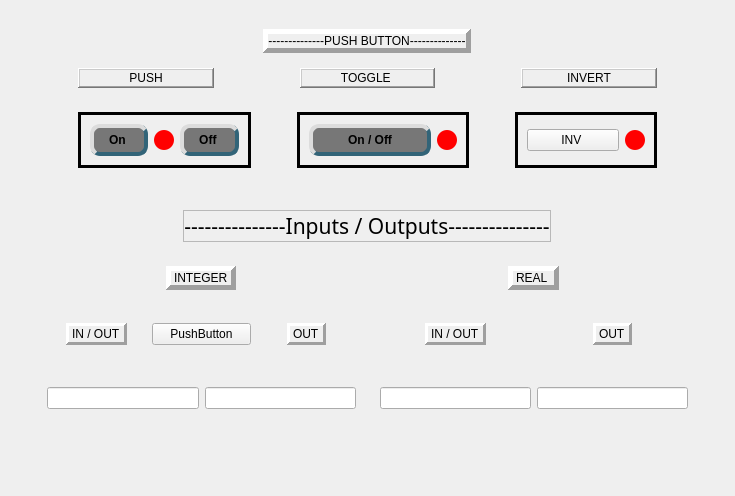
     <widget class="QWidget" name="page6">
      <property name="styleSheet">
       <string notr="true" />
      </property>
      <layout class="QVBoxLayout" name="verticalLayout_20">
       <item>
        <widget class="QWidget" name="widget_26" native="true">
         <layout class="QVBoxLayout" name="verticalLayout_24">
          <item>
           <widget class="QWidget" name="widget_24" native="true">
            <layout class="QVBoxLayout" name="verticalLayout_21">
             <item alignment="Qt::AlignmentFlag::AlignHCenter">
              <widget class="QLabel" name="label_22">
               <property name="autoFillBackground">
                <bool>false</bool>
               </property>
               <property name="frameShape">
                <enum>QFrame::Shape::Panel</enum>
               </property>
               <property name="frameShadow">
                <enum>QFrame::Shadow::Raised</enum>
               </property>
               <property name="lineWidth">
                <number>5</number>
               </property>
               <property name="midLineWidth">
                <number>5</number>
               </property>
               <property name="text">
                <string>--------------PUSH BUTTON--------------</string>
               </property>
               <property name="alignment">
                <set>Qt::AlignmentFlag::AlignCenter</set>
               </property>
              </widget>
             </item>
             <item>
              <widget class="QWidget" name="widget_34" native="true">
               <layout class="QHBoxLayout" name="horizontalLayout_24">
                <item>
                 <spacer name="horizontalSpacer_11">
                  <property name="orientation">
                   <enum>Qt::Orientation::Horizontal</enum>
                  </property>
                  <property name="sizeType">
                   <enum>QSizePolicy::Policy::Preferred</enum>
                  </property>
                  <property name="sizeHint" stdset="0">
                   <size>
                    <width>40</width>
                    <height>20</height>
                   </size>
                  </property>
                 </spacer>
                </item>
                <item>
                 <widget class="QLabel" name="label_23">
                  <property name="frameShape">
                   <enum>QFrame::Shape::WinPanel</enum>
                  </property>
                  <property name="frameShadow">
                   <enum>QFrame::Shadow::Raised</enum>
                  </property>
                  <property name="lineWidth">
                   <number>5</number>
                  </property>
                  <property name="midLineWidth">
                   <number>5</number>
                  </property>
                  <property name="text">
                   <string>PUSH</string>
                  </property>
                  <property name="alignment">
                   <set>Qt::AlignmentFlag::AlignCenter</set>
                  </property>
                 </widget>
                </item>
                <item>
                 <spacer name="horizontalSpacer_15">
                  <property name="orientation">
                   <enum>Qt::Orientation::Horizontal</enum>
                  </property>
                  <property name="sizeType">
                   <enum>QSizePolicy::Policy::Preferred</enum>
                  </property>
                  <property name="sizeHint" stdset="0">
                   <size>
                    <width>40</width>
                    <height>20</height>
                   </size>
                  </property>
                 </spacer>
                </item>
                <item>
                 <spacer name="horizontalSpacer_7">
                  <property name="orientation">
                   <enum>Qt::Orientation::Horizontal</enum>
                  </property>
                  <property name="sizeType">
                   <enum>QSizePolicy::Policy::Fixed</enum>
                  </property>
                  <property name="sizeHint" stdset="0">
                   <size>
                    <width>40</width>
                    <height>20</height>
                   </size>
                  </property>
                 </spacer>
                </item>
                <item>
                 <widget class="QLabel" name="label_24">
                  <property name="frameShape">
                   <enum>QFrame::Shape::WinPanel</enum>
                  </property>
                  <property name="frameShadow">
                   <enum>QFrame::Shadow::Raised</enum>
                  </property>
                  <property name="lineWidth">
                   <number>5</number>
                  </property>
                  <property name="midLineWidth">
                   <number>5</number>
                  </property>
                  <property name="text">
                   <string>TOGGLE </string>
                  </property>
                  <property name="alignment">
                   <set>Qt::AlignmentFlag::AlignCenter</set>
                  </property>
                 </widget>
                </item>
                <item>
                 <spacer name="horizontalSpacer_8">
                  <property name="orientation">
                   <enum>Qt::Orientation::Horizontal</enum>
                  </property>
                  <property name="sizeType">
                   <enum>QSizePolicy::Policy::Fixed</enum>
                  </property>
                  <property name="sizeHint" stdset="0">
                   <size>
                    <width>40</width>
                    <height>20</height>
                   </size>
                  </property>
                 </spacer>
                </item>
                <item>
                 <spacer name="horizontalSpacer_16">
                  <property name="orientation">
                   <enum>Qt::Orientation::Horizontal</enum>
                  </property>
                  <property name="sizeType">
                   <enum>QSizePolicy::Policy::Preferred</enum>
                  </property>
                  <property name="sizeHint" stdset="0">
                   <size>
                    <width>40</width>
                    <height>20</height>
                   </size>
                  </property>
                 </spacer>
                </item>
                <item>
                 <widget class="QLabel" name="label_25">
                  <property name="frameShape">
                   <enum>QFrame::Shape::WinPanel</enum>
                  </property>
                  <property name="frameShadow">
                   <enum>QFrame::Shadow::Raised</enum>
                  </property>
                  <property name="lineWidth">
                   <number>5</number>
                  </property>
                  <property name="midLineWidth">
                   <number>5</number>
                  </property>
                  <property name="text">
                   <string>INVERT</string>
                  </property>
                  <property name="alignment">
                   <set>Qt::AlignmentFlag::AlignCenter</set>
                  </property>
                 </widget>
                </item>
                <item>
                 <spacer name="horizontalSpacer_13">
                  <property name="orientation">
                   <enum>Qt::Orientation::Horizontal</enum>
                  </property>
                  <property name="sizeType">
                   <enum>QSizePolicy::Policy::Preferred</enum>
                  </property>
                  <property name="sizeHint" stdset="0">
                   <size>
                    <width>40</width>
                    <height>20</height>
                   </size>
                  </property>
                 </spacer>
                </item>
               </layout>
              </widget>
             </item>
             <item>
              <widget class="QWidget" name="widget_39" native="true">
               <layout class="QHBoxLayout" name="horizontalLayout_23">
                <item>
                 <spacer name="horizontalSpacer_12">
                  <property name="orientation">
                   <enum>Qt::Orientation::Horizontal</enum>
                  </property>
                  <property name="sizeType">
                   <enum>QSizePolicy::Policy::Preferred</enum>
                  </property>
                  <property name="sizeHint" stdset="0">
                   <size>
                    <width>40</width>
                    <height>20</height>
                   </size>
                  </property>
                 </spacer>
                </item>
                <item>
                 <widget class="QFrame" name="frame_44">
                  <property name="frameShape">
                   <enum>QFrame::Shape::Box</enum>
                  </property>
                  <property name="frameShadow">
                   <enum>QFrame::Shadow::Plain</enum>
                  </property>
                  <property name="lineWidth">
                   <number>3</number>
                  </property>
                  <property name="midLineWidth">
                   <number>3</number>
                  </property>
                  <layout class="QHBoxLayout" name="horizontalLayout_29" stretch="0,0,0">
                   <item>
                    <widget class="QPushButton" name="pbOnBtn">
                     <property name="styleSheet">
                      <string notr="true">QPushButton {
    background-color: #777777;
    color: black;
    border-radius: 10px;
    padding: 5px 15px;
    font-weight: bold;
    border: 4px solid rgb(50,100,120);
	border-top-color:rgb(220,220,220);
border-left-color:rgb(220,220,220);
}

QPushButton:hover {
    background-color: #357ABD; /* Darkens on hover */
}

QPushButton:pressed {
    background-color: #2A5F91; /* Darkens further when clicked */
    padding-top: 7px; /* Sublte "push" effect */
}</string>
                     </property>
                     <property name="text">
                      <string>On </string>
                     </property>
                    </widget>
                   </item>
                   <item>
                    <widget class="QLabel" name="pbLbl">
                     <property name="styleSheet">
                      <string notr="true">background-color: red; /* or green for active */
border-radius: 10px;    /* Half of width/height */
min-width: 20px;
min-height: 20px;
max-width: 20px;
max-height: 20px;
padding: 1Px</string>
                     </property>
                     <property name="text">
                      <string />
                     </property>
                    </widget>
                   </item>
                   <item>
                    <widget class="QPushButton" name="pbOffBtn">
                     <property name="styleSheet">
                      <string notr="true">QPushButton {
    background-color: #777777;
    color: black;
    border-radius: 10px;
    padding: 5px 15px;
    font-weight: bold;
    border: 4px solid rgb(50,100,120);
	border-top-color:rgb(220,220,220);
border-left-color:rgb(220,220,220);
}

QPushButton:hover {
    background-color: #357ABD; /* Darkens on hover */
}

QPushButton:pressed {
    background-color: #2A5F91; /* Darkens further when clicked */
    padding-top: 7px; /* Sublte "push" effect */
}</string>
                     </property>
                     <property name="text">
                      <string>Off </string>
                     </property>
                    </widget>
                   </item>
                  </layout>
                 </widget>
                </item>
                <item>
                 <spacer name="horizontalSpacer_5">
                  <property name="orientation">
                   <enum>Qt::Orientation::Horizontal</enum>
                  </property>
                  <property name="sizeType">
                   <enum>QSizePolicy::Policy::Ignored</enum>
                  </property>
                  <property name="sizeHint" stdset="0">
                   <size>
                    <width>40</width>
                    <height>20</height>
                   </size>
                  </property>
                 </spacer>
                </item>
                <item>
                 <widget class="QFrame" name="frame_45">
                  <property name="frameShape">
                   <enum>QFrame::Shape::Box</enum>
                  </property>
                  <property name="lineWidth">
                   <number>3</number>
                  </property>
                  <property name="midLineWidth">
                   <number>3</number>
                  </property>
                  <layout class="QHBoxLayout" name="horizontalLayout_30">
                   <item>
                    <widget class="QPushButton" name="togBtn">
                     <property name="styleSheet">
                      <string notr="true">QPushButton {
    background-color: #777777;
    color: black;
    border-radius: 10px;
    padding: 5px 15px;
    font-weight: bold;
    border: 4px solid rgb(50,100,120);
	border-top-color:rgb(220,220,220);
border-left-color:rgb(220,220,220);
}

QPushButton:hover {
    background-color: #357ABD; /* Darkens on hover */
}

QPushButton:pressed {
    background-color: #2A5F91; /* Darkens further when clicked */
    padding-top: 7px; /* Sublte "push" effect */
}</string>
                     </property>
                     <property name="text">
                      <string>      On / Off      </string>
                     </property>
                    </widget>
                   </item>
                   <item>
                    <widget class="QLabel" name="togLbl">
                     <property name="styleSheet">
                      <string notr="true">background-color: red; /* or green for active */
border-radius: 10px;    /* Half of width/height */
min-width: 20px;
min-height: 20px;
max-width: 20px;
max-height: 20px;
padding: 1Px</string>
                     </property>
                     <property name="text">
                      <string />
                     </property>
                    </widget>
                   </item>
                  </layout>
                 </widget>
                </item>
                <item>
                 <spacer name="horizontalSpacer_6">
                  <property name="orientation">
                   <enum>Qt::Orientation::Horizontal</enum>
                  </property>
                  <property name="sizeType">
                   <enum>QSizePolicy::Policy::Ignored</enum>
                  </property>
                  <property name="sizeHint" stdset="0">
                   <size>
                    <width>40</width>
                    <height>20</height>
                   </size>
                  </property>
                 </spacer>
                </item>
                <item>
                 <widget class="QFrame" name="frame_46">
                  <property name="sizePolicy">
                   <sizepolicy hsizetype="Preferred" vsizetype="Preferred">
                    <horstretch>0</horstretch>
                    <verstretch>0</verstretch>
                   </sizepolicy>
                  </property>
                  <property name="frameShape">
                   <enum>QFrame::Shape::Panel</enum>
                  </property>
                  <property name="lineWidth">
                   <number>3</number>
                  </property>
                  <property name="midLineWidth">
                   <number>3</number>
                  </property>
                  <layout class="QHBoxLayout" name="horizontalLayout_31">
                   <item>
                    <widget class="QPushButton" name="invBtn">
                     <property name="styleSheet">
                      <string notr="true" />
                     </property>
                     <property name="text">
                      <string>         INV          </string>
                     </property>
                    </widget>
                   </item>
                   <item>
                    <widget class="QLabel" name="invLbl">
                     <property name="styleSheet">
                      <string notr="true">background-color: red; /* or green for active */
border-radius: 10px;    /* Half of width/height */
min-width: 20px;
min-height: 20px;
max-width: 20px;
max-height: 20px;
padding: 1Px</string>
                     </property>
                     <property name="text">
                      <string />
                     </property>
                    </widget>
                   </item>
                  </layout>
                 </widget>
                </item>
                <item>
                 <spacer name="horizontalSpacer_14">
                  <property name="orientation">
                   <enum>Qt::Orientation::Horizontal</enum>
                  </property>
                  <property name="sizeType">
                   <enum>QSizePolicy::Policy::Preferred</enum>
                  </property>
                  <property name="sizeHint" stdset="0">
                   <size>
                    <width>40</width>
                    <height>20</height>
                   </size>
                  </property>
                 </spacer>
                </item>
               </layout>
              </widget>
             </item>
            </layout>
           </widget>
          </item>
          <item>
           <widget class="QWidget" name="widget_40" native="true">
            <layout class="QVBoxLayout" name="verticalLayout_26">
             <item>
              <widget class="QWidget" name="widget_44" native="true">
               <layout class="QVBoxLayout" name="verticalLayout_25">
                <item alignment="Qt::AlignmentFlag::AlignHCenter">
                 <widget class="QLabel" name="label_17">
                  <property name="font">
                   <font>
                    <family>Swis721 Lt BT</family>
                    <pointsize>16</pointsize>
                   </font>
                  </property>
                  <property name="frameShape">
                   <enum>QFrame::Shape::StyledPanel</enum>
                  </property>
                  <property name="frameShadow">
                   <enum>QFrame::Shadow::Raised</enum>
                  </property>
                  <property name="lineWidth">
                   <number>5</number>
                  </property>
                  <property name="midLineWidth">
                   <number>5</number>
                  </property>
                  <property name="text">
                   <string>---------------Inputs / Outputs---------------</string>
                  </property>
                  <property name="alignment">
                   <set>Qt::AlignmentFlag::AlignCenter</set>
                  </property>
                 </widget>
                </item>
               </layout>
              </widget>
             </item>
             <item>
              <widget class="QWidget" name="widget_47" native="true">
               <layout class="QHBoxLayout" name="horizontalLayout_28">
                <item alignment="Qt::AlignmentFlag::AlignHCenter">
                 <widget class="QLabel" name="label_29">
                  <property name="frameShape">
                   <enum>QFrame::Shape::Panel</enum>
                  </property>
                  <property name="frameShadow">
                   <enum>QFrame::Shadow::Raised</enum>
                  </property>
                  <property name="lineWidth">
                   <number>5</number>
                  </property>
                  <property name="midLineWidth">
                   <number>5</number>
                  </property>
                  <property name="text">
                   <string>INTEGER</string>
                  </property>
                 </widget>
                </item>
                <item alignment="Qt::AlignmentFlag::AlignHCenter">
                 <widget class="QLabel" name="label_26">
                  <property name="frameShape">
                   <enum>QFrame::Shape::Panel</enum>
                  </property>
                  <property name="frameShadow">
                   <enum>QFrame::Shadow::Raised</enum>
                  </property>
                  <property name="lineWidth">
                   <number>5</number>
                  </property>
                  <property name="midLineWidth">
                   <number>5</number>
                  </property>
                  <property name="text">
                   <string>REAL </string>
                  </property>
                 </widget>
                </item>
               </layout>
              </widget>
             </item>
             <item>
              <widget class="QWidget" name="widget_48" native="true">
               <layout class="QHBoxLayout" name="horizontalLayout_32">
                <item>
                 <widget class="QWidget" name="widget_49" native="true">
                  <layout class="QHBoxLayout" name="horizontalLayout_33">
                   <item alignment="Qt::AlignmentFlag::AlignHCenter">
                    <widget class="QLabel" name="label_31">
                     <property name="frameShape">
                      <enum>QFrame::Shape::Panel</enum>
                     </property>
                     <property name="frameShadow">
                      <enum>QFrame::Shadow::Raised</enum>
                     </property>
                     <property name="lineWidth">
                      <number>3</number>
                     </property>
                     <property name="text">
                      <string>IN / OUT</string>
                     </property>
                    </widget>
                   </item>
                   <item>
                    <widget class="QPushButton" name="pushButton2">
                     <property name="sizePolicy">
                      <sizepolicy hsizetype="Preferred" vsizetype="Preferred">
                       <horstretch>0</horstretch>
                       <verstretch>0</verstretch>
                      </sizepolicy>
                     </property>
                     <property name="text">
                      <string>PushButton</string>
                     </property>
                     <property name="icon">
                      <iconset resource="../Qss/icons/_icons.qrc">
                       <normaloff>:/font_awesome_brands/icons/font_awesome/brands/adn.png</normaloff>:/font_awesome_brands/icons/font_awesome/brands/adn.png</iconset>
                     </property>
                    </widget>
                   </item>
                   <item alignment="Qt::AlignmentFlag::AlignHCenter">
                    <widget class="QLabel" name="label_32">
                     <property name="frameShape">
                      <enum>QFrame::Shape::Panel</enum>
                     </property>
                     <property name="frameShadow">
                      <enum>QFrame::Shadow::Raised</enum>
                     </property>
                     <property name="lineWidth">
                      <number>3</number>
                     </property>
                     <property name="text">
                      <string>OUT</string>
                     </property>
                    </widget>
                   </item>
                  </layout>
                 </widget>
                </item>
                <item>
                 <widget class="QWidget" name="widget_50" native="true">
                  <layout class="QHBoxLayout" name="horizontalLayout_34">
                   <item alignment="Qt::AlignmentFlag::AlignHCenter">
                    <widget class="QLabel" name="label_30">
                     <property name="frameShape">
                      <enum>QFrame::Shape::Panel</enum>
                     </property>
                     <property name="frameShadow">
                      <enum>QFrame::Shadow::Raised</enum>
                     </property>
                     <property name="lineWidth">
                      <number>3</number>
                     </property>
                     <property name="midLineWidth">
                      <number>5</number>
                     </property>
                     <property name="text">
                      <string>IN / OUT</string>
                     </property>
                    </widget>
                   </item>
                   <item alignment="Qt::AlignmentFlag::AlignHCenter">
                    <widget class="QLabel" name="label_33">
                     <property name="frameShape">
                      <enum>QFrame::Shape::Panel</enum>
                     </property>
                     <property name="frameShadow">
                      <enum>QFrame::Shadow::Raised</enum>
                     </property>
                     <property name="lineWidth">
                      <number>3</number>
                     </property>
                     <property name="text">
                      <string>OUT</string>
                     </property>
                    </widget>
                   </item>
                  </layout>
                 </widget>
                </item>
               </layout>
              </widget>
             </item>
             <item>
              <widget class="QWidget" name="widget_51" native="true">
               <layout class="QHBoxLayout" name="horizontalLayout_35">
                <item>
                 <widget class="QWidget" name="widget_55" native="true">
                  <layout class="QHBoxLayout" name="horizontalLayout_36">
                   <item>
                    <widget class="QLineEdit" name="ioInt" />
                   </item>
                   <item>
                    <widget class="QLineEdit" name="oInt" />
                   </item>
                  </layout>
                 </widget>
                </item>
                <item>
                 <widget class="QWidget" name="widget_54" native="true">
                  <layout class="QHBoxLayout" name="horizontalLayout_37">
                   <item>
                    <widget class="QLineEdit" name="ioReal" />
                   </item>
                   <item>
                    <widget class="QLineEdit" name="oReal" />
                   </item>
                  </layout>
                 </widget>
                </item>
               </layout>
              </widget>
             </item>
            </layout>
           </widget>
          </item>
         </layout>
        </widget>
       </item>
       <item>
        <spacer name="verticalSpacer_8">
         <property name="orientation">
          <enum>Qt::Orientation::Vertical</enum>
         </property>
         <property name="sizeHint" stdset="0">
          <size>
           <width>20</width>
           <height>40</height>
          </size>
         </property>
        </spacer>
       </item>
      </layout>
     </widget>
